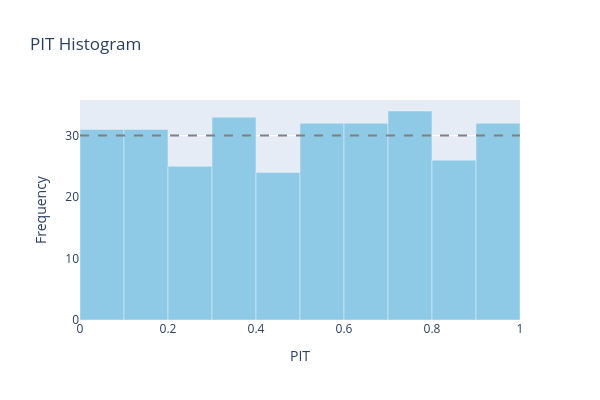

Notebook cell for this chart:
### Markdown cell above
## Individual diagnostics

### Code cell
diagnostics = ProbabilisticCalibrationPlot(forecast, evaluation)
diagnostics.pit_histogram(n_bins=10)

### Figure 1 — Plotly figure (JSON) as saved in the notebook; plotly's stock layout.template omitted (floating-point values rounded to 4 significant figures)
{"data": [{"hovertemplate": "PIT: %{x:.2f}<br>Count: %{y}<extra></extra>", "marker": {"color": "#8ecae6"}, "name": "PIT", "type": "bar", "width": [0.1, 0.1, 0.1, 0.1, 0.1, 0.1, 0.1, 0.1, 0.1, 0.1], "x": [0.05, 0.15, 0.25, 0.35, 0.45, 0.55, 0.65, 0.75, 0.85, 0.95], "y": [31, 31, 25, 33, 24, 32, 32, 34, 26, 32]}], "layout": {"bargap": 0.03, "height": 400, "shapes": [{"line": {"color": "gray", "dash": "dash"}, "type": "line", "x0": 0, "x1": 1, "xref": "x domain", "y0": 30, "y1": 30, "yref": "y"}], "title": {"text": "PIT Histogram"}, "width": 600, "xaxis": {"title": {"text": "PIT"}}, "yaxis": {"title": {"text": "Frequency"}}}}
